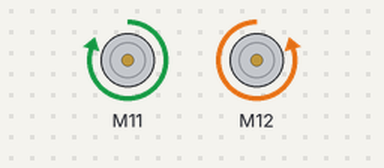
A sketch run on a simulated Arduino Uno, built with avr-gcc and run on an emulated ATmega328P. On the bench: 2 × DC motor (green arrow = forward, orange = backward, longer = faster).

Above: at 0.1 s.
At 4.7 s:
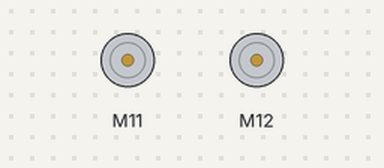
Timing chart, 0 to 6.2 s (numbered marks = the images above):
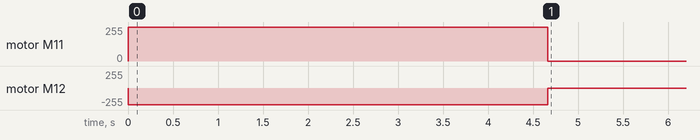

Measured:
- by itself, motor M11: stopped → forward 252/255 at 0.00 s, → stopped 4.7 s later
- by itself, motor M12: stopped → backward 252/255 at 0.00 s, → stopped 4.7 s later

The sketch:

MotorRotateDeg.ino
```cpp
/*
 * This code simply runs forward for 5 seconds however it uses
 * the encoders to keep the speeds of both motors the same (180 RPM)
 */

#include <Arduino.h>
#include <MeAuriga.h>

MeEncoderOnBoard RightMotor(SLOT1);            // RIGHT motor
MeEncoderOnBoard LeftMotor(SLOT2);             // LEFT motor

void isr_process_rightmotor(void)
{
  if(digitalRead(RightMotor.getPortB()) == 0){
    RightMotor.pulsePosMinus();
  }else{
    RightMotor.pulsePosPlus();
  }
}
void isr_process_leftmotor(void)
{
  if(digitalRead(LeftMotor.getPortB()) == 0){
    LeftMotor.pulsePosMinus();
  }else{
    LeftMotor.pulsePosPlus();
  }
}

/*
 * Inits the PWM signal for motors to 8kHz
 */
void initPWM8kHz() {
  TCCR1A = _BV(WGM10);
  TCCR1B = _BV(CS11) | _BV(WGM12);
  TCCR2A = _BV(WGM21) | _BV(WGM20);
  TCCR2B = _BV(CS21);
}

/*
 * It seems odd to write our own delay but the MeEncoderOnBoard DEMANDS
 * that the motor loop functions NEVER BE BLOCKED (they need to always be called).
 *
 * See http://learn.makeblock.com/en/Makeblock-library-for-Arduino/class_me_encoder_on_board.html#a40a21255f01a568dbdbdcbfe9236070c
 * for more information.
 */
void _delay(float seconds) {
  if(seconds < 0.0){
    seconds = 0.0;
  }

  long endTime = millis() + seconds * 1000;
  while(millis() < endTime) {                     // loop until we hit the time limit
    RightMotor.loop();                            // constantly call the loop functions
    LeftMotor.loop();
  }
}

void setup() {
  initPWM8kHz();                                  // inits PWM to 8kHz
  attachInterrupt(RightMotor.getIntNum(),
    isr_process_rightmotor,
    RISING);
  RightMotor.setPulse(9);
  RightMotor.setRatio(39.267);
  RightMotor.setPosPid(1.8,0,1.2);
  RightMotor.setSpeedPid(0.18,0,0);
  attachInterrupt(LeftMotor.getIntNum(),
    isr_process_leftmotor,
    RISING);
  LeftMotor.setPulse(9);
  LeftMotor.setRatio(39.267);
  LeftMotor.setPosPid(1.8,0,1.2);
  LeftMotor.setSpeedPid(0.18,0,0);

  double rotdeg = 3600;
  LeftMotor.move(-rotdeg,abs(180));
  RightMotor.move( rotdeg,abs(180));
}

void loop() {
  RightMotor.loop();                              // remember the loop methods for the motors can never be blocked
  LeftMotor.loop();
}
```
